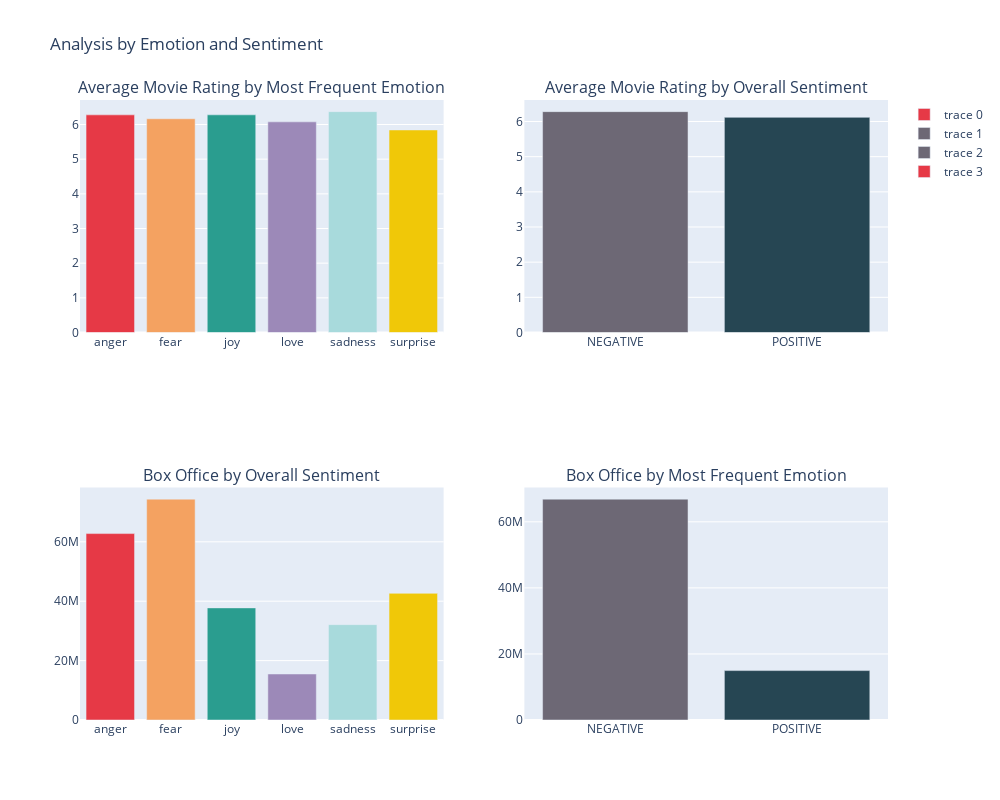

This figure's notebook cell:
### Code cell
import pandas as pd
import plotly.graph_objs as go
from plotly.subplots import make_subplots

emotion_colors = {
    'anger': '#E63946',  # Red
    'fear': '#F4A261',   # Sandy Brown
    'sadness': '#A8DADC', # Powder Blue
    'love': '#9C89B8',   # Muted Purple
    'surprise': '#F0C808',# Mustard
    'joy': '#2A9D8F'     # Teal
}

sentiment_colors = {
    'POSITIVE': '#264653', # Charcoal
    'NEGATIVE': '#6D6875'  # Muted Lavender
}


avg_rating_by_emotion = merged_df.groupby('most_frequent_emotion_x')['averageRating'].mean().reset_index()

avg_rating_by_sentiment = merged_df.groupby('overall_sentiment_x')['averageRating'].mean().reset_index()

avg_boxoffice_by_sentiment = merged_df.groupby('overall_sentiment_x')['MovieBoxOfficeRevenue'].mean().reset_index()

avg_boxoffice_by_emotion = merged_df.groupby('most_frequent_emotion_x')['MovieBoxOfficeRevenue'].mean().reset_index()

import scipy.stats as stats
import statsmodels.api as sm
from statsmodels.formula.api import ols

model = ols('averageRating ~ C(most_frequent_emotion_x)', data=merged_df).fit()
anova_table = sm.stats.anova_lm(model, typ=2)
display('ANOVA for averageRating ~ C(most_frequent_emotion_x):\n', anova_table)
model2 = ols('averageRating ~ C(overall_sentiment_x)', data=merged_df).fit()
anova_table2 = sm.stats.anova_lm(model2, typ=2)
display('ANOVA for averageRating ~ C(overall_sentiment_x):\n', anova_table2)

model3 = ols('MovieBoxOfficeRevenue ~ C(most_frequent_emotion_x)', data=merged_df).fit()
anova_table3 = sm.stats.anova_lm(model3, typ=2)
display('ANOVA for MovieBoxOfficeRevenue ~ C(most_frequent_emotion_x):\n', anova_table3)
model4 = ols('MovieBoxOfficeRevenue ~ C(overall_sentiment_x)', data=merged_df).fit()
anova_table4 = sm.stats.anova_lm(model4, typ=2)
display('ANOVA for MovieBoxOfficeRevenue ~ C(overall_sentiment_x):\n', anova_table4)

# Create a 2x2 subplot
fig = make_subplots(rows=2, cols=2, subplot_titles=('Average Movie Rating by Most Frequent Emotion',
                                                     'Average Movie Rating by Overall Sentiment',
                                                     'Box Office by Overall Sentiment',
                                                     'Box Office by Most Frequent Emotion'))

# Plot 1: Average Rating by Emotion
fig.add_trace(go.Bar(x=avg_rating_by_emotion['most_frequent_emotion_x'], 
                     y=avg_rating_by_emotion['averageRating'],
                     marker_color=[emotion_colors[emo] for emo in avg_rating_by_emotion['most_frequent_emotion_x']]), 
              row=1, col=1)

# Plot 2: Average Rating by Sentiment
fig.add_trace(go.Bar(x=avg_rating_by_sentiment['overall_sentiment_x'], 
                     y=avg_rating_by_sentiment['averageRating'],
                     marker_color=[sentiment_colors[sent] for sent in avg_rating_by_sentiment['overall_sentiment_x']]), 
              row=1, col=2)

# Plot 3: Box Office by Sentiment
fig.add_trace(go.Bar(x=avg_boxoffice_by_sentiment['overall_sentiment_x'], 
                     y=avg_boxoffice_by_sentiment['MovieBoxOfficeRevenue'],
                     marker_color=[sentiment_colors[sent] for sent in avg_boxoffice_by_sentiment['overall_sentiment_x']]), 
              row=2, col=2)

# Plot 4: Box Office by Emotion
fig.add_trace(go.Bar(x=avg_boxoffice_by_emotion['most_frequent_emotion_x'], 
                     y=avg_boxoffice_by_emotion['MovieBoxOfficeRevenue'],
                     marker_color=[emotion_colors[emo] for emo in avg_boxoffice_by_emotion['most_frequent_emotion_x']]), 
              row=2, col=1)

# Update layout
fig.update_layout(height=800, width=1000, title_text="Analysis by Emotion and Sentiment")
fig.show()


fig_json = fig.to_json()

with open('figures/boxoffice-ratings.json', 'w') as json_file:
    json.dump(json.loads(fig_json), json_file, indent=4)

### Figure 1 — Plotly figure (JSON) as saved in the notebook; plotly's stock layout.template omitted (floating-point values rounded to 4 significant figures)
{"data": [{"marker": {"color": ["#E63946", "#F4A261", "#2A9D8F", "#9C89B8", "#A8DADC", "#F0C808"]}, "type": "bar", "x": ["anger", "fear", "joy", "love", "sadness", "surprise"], "xaxis": "x", "y": [6.278, 6.166, 6.278, 6.076, 6.371, 5.842], "yaxis": "y"}, {"marker": {"color": ["#6D6875", "#264653"]}, "type": "bar", "x": ["NEGATIVE", "POSITIVE"], "xaxis": "x2", "y": [6.281, 6.118], "yaxis": "y2"}, {"marker": {"color": ["#6D6875", "#264653"]}, "type": "bar", "x": ["NEGATIVE", "POSITIVE"], "xaxis": "x4", "y": [66870000.0, 14960000.0], "yaxis": "y4"}, {"marker": {"color": ["#E63946", "#F4A261", "#2A9D8F", "#9C89B8", "#A8DADC", "#F0C808"]}, "type": "bar", "x": ["anger", "fear", "joy", "love", "sadness", "surprise"], "xaxis": "x3", "y": [62770000.0, 74370000.0, 37750000.0, 15490000.0, 32110000.0, 42648361], "yaxis": "y3"}], "layout": {"annotations": [{"font": {"size": 16}, "showarrow": false, "text": "Average Movie Rating by Most Frequent Emotion", "x": 0.225, "xanchor": "center", "xref": "paper", "y": 1, "yanchor": "bottom", "yref": "paper"}, {"font": {"size": 16}, "showarrow": false, "text": "Average Movie Rating by Overall Sentiment", "x": 0.775, "xanchor": "center", "xref": "paper", "y": 1, "yanchor": "bottom", "yref": "paper"}, {"font": {"size": 16}, "showarrow": false, "text": "Box Office by Overall Sentiment", "x": 0.225, "xanchor": "center", "xref": "paper", "y": 0.375, "yanchor": "bottom", "yref": "paper"}, {"font": {"size": 16}, "showarrow": false, "text": "Box Office by Most Frequent Emotion", "x": 0.775, "xanchor": "center", "xref": "paper", "y": 0.375, "yanchor": "bottom", "yref": "paper"}], "height": 800, "title": {"text": "Analysis by Emotion and Sentiment"}, "width": 1000, "xaxis": {"anchor": "y", "domain": [0, 0.45]}, "xaxis2": {"anchor": "y2", "domain": [0.55, 1]}, "xaxis3": {"anchor": "y3", "domain": [0, 0.45]}, "xaxis4": {"anchor": "y4", "domain": [0.55, 1]}, "yaxis": {"anchor": "x", "domain": [0.625, 1]}, "yaxis2": {"anchor": "x2", "domain": [0.625, 1]}, "yaxis3": {"anchor": "x3", "domain": [0, 0.375]}, "yaxis4": {"anchor": "x4", "domain": [0, 0.375]}}}
